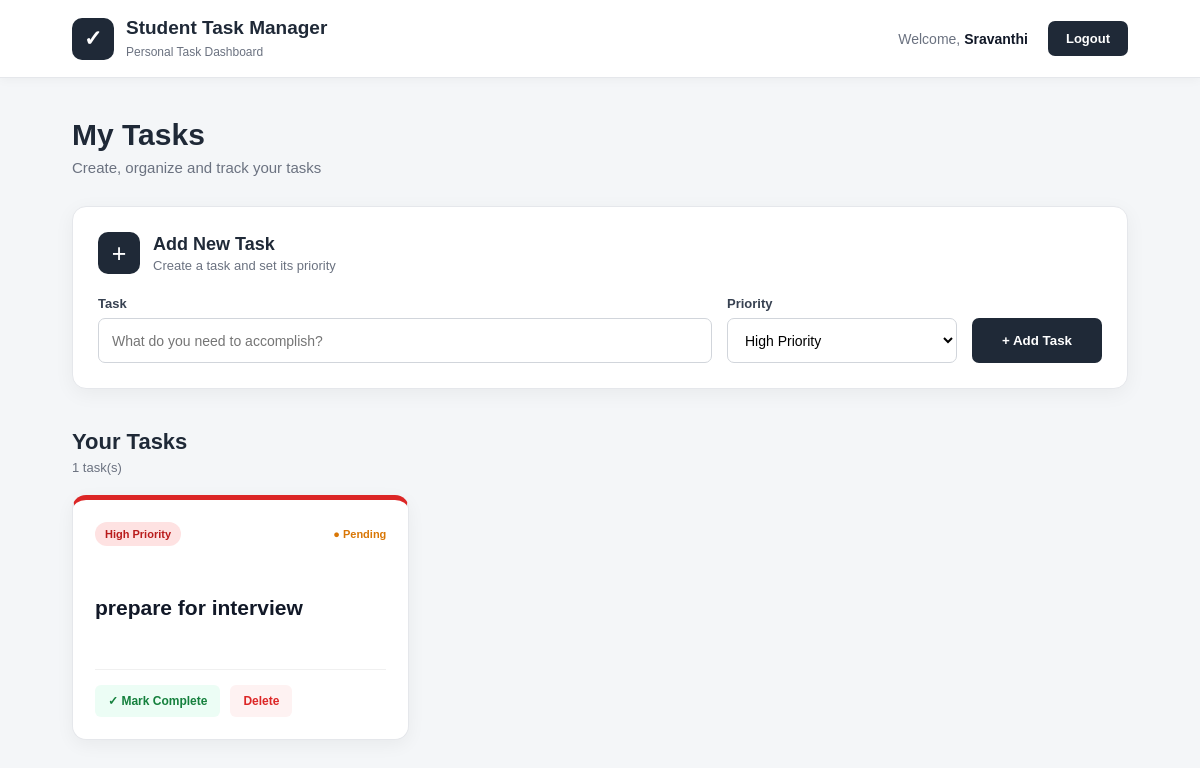
/dashboard (signed in), run on the app's committed database.
### tables this page shows
CREATE TABLE tasks (
            id INTEGER PRIMARY KEY AUTOINCREMENT,
            user_id INTEGER NOT NULL,
            title TEXT NOT NULL,
            priority TEXT NOT NULL,
            completed INTEGER NOT NULL DEFAULT 0,
            FOREIGN KEY (user_id) REFERENCES users(id)
        );

### app.py (the view)
@app.route("/dashboard")
def dashboard():
    if not login_required():
        return redirect(url_for("login"))
    if session.get("role") == "admin":
        return redirect(url_for("admin_dashboard"))
    conn = get_db()
    tasks = conn.execute(
        """
        SELECT *
        FROM tasks
        WHERE user_id = ?
        ORDER BY id DESC
        """,
        (session["user_id"],)
    ).fetchall()
    conn.close()
    return render_template(
        "dashboard.html",
        tasks=tasks
    )

### app.py (called while the page is built)
def get_db():
    conn = sqlite3.connect(DATABASE)
    conn.row_factory = sqlite3.Row
    return conn

def login_required():
    return "user_id" in session

### templates/dashboard.html (shortened to what this page needs)
<!DOCTYPE html>
<html lang="en">
<head>
    <link rel="stylesheet"
          href="{{ url_for('static', filename='style.css') }}">
</head>
<body class="dashboard-page">
    <header class="topbar">
        <div class="brand">
            <div class="brand-icon">✓</div>
            <div>
                <h1>Student Task Manager</h1>
                <span>Personal Task Dashboard</span>
            </div>
        </div>
        <div class="user-section">
            <span class="welcome">
                Welcome, <strong>{{ session["username"] }}</strong>
            </span>
            <a href="{{ url_for('logout') }}" class="logout-btn">
                Logout
            </a>
        </div>
    </header>
    <main class="dashboard-container">
        <section class="dashboard-heading">
            <div>
                <h2>My Tasks</h2>
                <p>
                    Create, organize and track your tasks
                </p>
            </div>
        </section>
        <section class="add-task-card">
            <div class="add-task-title">
                <div class="add-icon">+</div>
                <div>
                    <h2>Add New Task</h2>
                    <p>Create a task and set its priority</p>
                </div>
            </div>
            <form action="{{ url_for('add_task') }}"
                  method="POST"
                  class="task-form">
                <div class="input-group">
                    <label>Task</label>
                    <input
                        type="text"
                        name="title"
                        placeholder="What do you need to accomplish?"
                        required
                    >
                </div>
                <div class="input-group priority-input">
                    <label>Priority</label>
                    <select name="priority">
                        <option value="High">
                            High Priority
                        </option>
                    </select>
                </div>
                <button type="submit" class="add-btn">
                    + Add Task
                </button>
            </form>
        </section>
        <section class="tasks-section">
            <div class="section-header">
                <div>
                    <h2>Your Tasks</h2>
                    <p>
                        {% if tasks %}
                            {{ tasks|length }} task(s)
                        {% else %}
                            No tasks yet
                        {% endif %}
                    </p>
                </div>
            </div>
            <div class="task-grid">
                {% for t in tasks %}
                <article class="task-card priority-{{ t.priority|lower }}">
                    <div class="task-top">
                        <span class="priority-badge">
                            {{ t.priority }} Priority
                        </span>
                        {% if t.completed %}
                            <span class="status completed">
                                ✓ Completed
                            </span>
                        {% else %}
                            <span class="status pending">
                                ● Pending
                            </span>
                        {% endif %}
                    </div>
                    <div class="task-content">
                        <h3>
                            {{ t.title }}
                        </h3>
                    </div>
                    <div class="task-actions">
                        {% if not t.completed %}
                        <a
                            href="{{ url_for('complete_task', task_id=t.id) }}"
                            class="complete-btn"
                        >
                            ✓ Mark Complete
                        </a>
                        {% endif %}
                        <a
                            href="{{ url_for('delete_task', task_id=t.id) }}"
                            class="delete-btn"
                        >
                            Delete
                        </a>
                    </div>
                </article>
                {% endfor %}
            </div>
        </section>
    </main>
</body>
</html>

### static/style.css (style rules this page uses)
* { box-sizing: border-box; margin: 0; padding: 0; }
body { font-family: Arial, Helvetica, sans-serif; color: #1f2937; }
.dashboard-page { min-height: 100vh; background: #f4f6f8; }
.topbar { height: 78px; padding: 0 6%; background: white; display: flex; align-items: center; justify-content: space-between; border-bottom: 1px solid #e5e7eb; box-shadow: 0 2px 10px rgba(0, 0, 0, 0.04); }
.brand { display: flex; align-items: center; gap: 12px; }
.brand-icon { width: 42px; height: 42px; display: flex; align-items: center; justify-content: center; background: #1f2937; color: white; border-radius: 10px; font-size: 22px; font-weight: bold; }
.brand h1 { font-size: 19px; margin-bottom: 3px; }
.brand span { color: #6b7280; font-size: 12px; }
.user-section { display: flex; align-items: center; gap: 20px; }
.welcome { color: #6b7280; font-size: 14px; }
.welcome strong { color: #111827; }
.logout-btn { padding: 10px 18px; background: #1f2937; color: white; text-decoration: none; border-radius: 7px; font-size: 13px; font-weight: 600; }
.dashboard-container { width: 88%; max-width: 1300px; margin: auto; padding: 40px 0 60px; }
.dashboard-heading { margin-bottom: 30px; }
.dashboard-heading h2 { font-size: 30px; margin-bottom: 7px; }
.dashboard-heading p { color: #6b7280; font-size: 15px; }
.add-task-card { background: white; border-radius: 14px; padding: 25px; margin-bottom: 40px; border: 1px solid #e5e7eb; box-shadow: 0 5px 20px rgba(0, 0, 0, 0.05); }
.add-task-title { display: flex; align-items: center; gap: 13px; margin-bottom: 22px; }
.add-icon { width: 42px; height: 42px; display: flex; justify-content: center; align-items: center; border-radius: 10px; background: #1f2937; color: white; font-size: 25px; }
.add-task-title h2 { font-size: 18px; margin-bottom: 3px; }
.add-task-title p { font-size: 13px; color: #6b7280; }
.task-form { display: grid; grid-template-columns: 1fr 230px 130px; gap: 15px; align-items: end; }
.input-group label { display: block; margin-bottom: 7px; font-size: 13px; font-weight: 600; color: #374151; }
.input-group input, .input-group select { width: 100%; height: 45px; padding: 0 13px; border: 1px solid #d1d5db; border-radius: 7px; background: white; font-size: 14px; outline: none; }
.add-btn { height: 45px; border: none; border-radius: 7px; background: #1f2937; color: white; font-weight: 600; cursor: pointer; }
.tasks-section { margin-top: 20px; }
.section-header { margin-bottom: 20px; }
.section-header h2 { font-size: 22px; margin-bottom: 5px; }
.section-header p { color: #6b7280; font-size: 13px; }
.task-grid { display: grid; grid-template-columns: repeat(3, minmax(0, 1fr)); gap: 22px; }
.task-card { min-height: 245px; padding: 22px; background: white; border-radius: 14px; border: 1px solid #e5e7eb; box-shadow: 0 5px 18px rgba(0, 0, 0, 0.05); display: flex; flex-direction: column; justify-content: space-between; transition: transform 0.2s, box-shadow 0.2s; }
.priority-high { border-top: 5px solid #dc2626; }
.task-top { display: flex; justify-content: space-between; align-items: center; gap: 10px; }
.priority-badge { padding: 6px 10px; border-radius: 20px; font-size: 11px; font-weight: 700; }
.priority-high .priority-badge { background: #fee2e2; color: #b91c1c; }
.status { font-size: 11px; font-weight: 600; }
.status.pending { color: #d97706; }
.task-content { margin: 25px 0; }
.task-content h3 { font-size: 21px; line-height: 1.4; color: #111827; word-break: break-word; }
.task-actions { display: flex; gap: 10px; padding-top: 15px; border-top: 1px solid #f0f0f0; }
.task-actions a { text-decoration: none; font-size: 12px; font-weight: 600; padding: 9px 13px; border-radius: 6px; }
.complete-btn { background: #ecfdf5; color: #15803d; }
.delete-btn { background: #fef2f2; color: #dc2626; }

### data on the page
tasks: priority "High", completed "● Pending", title "prepare for interview"

### other printed values
{{ session["username"] }} "Sravanthi"
{{ tasks|length }} "1"
